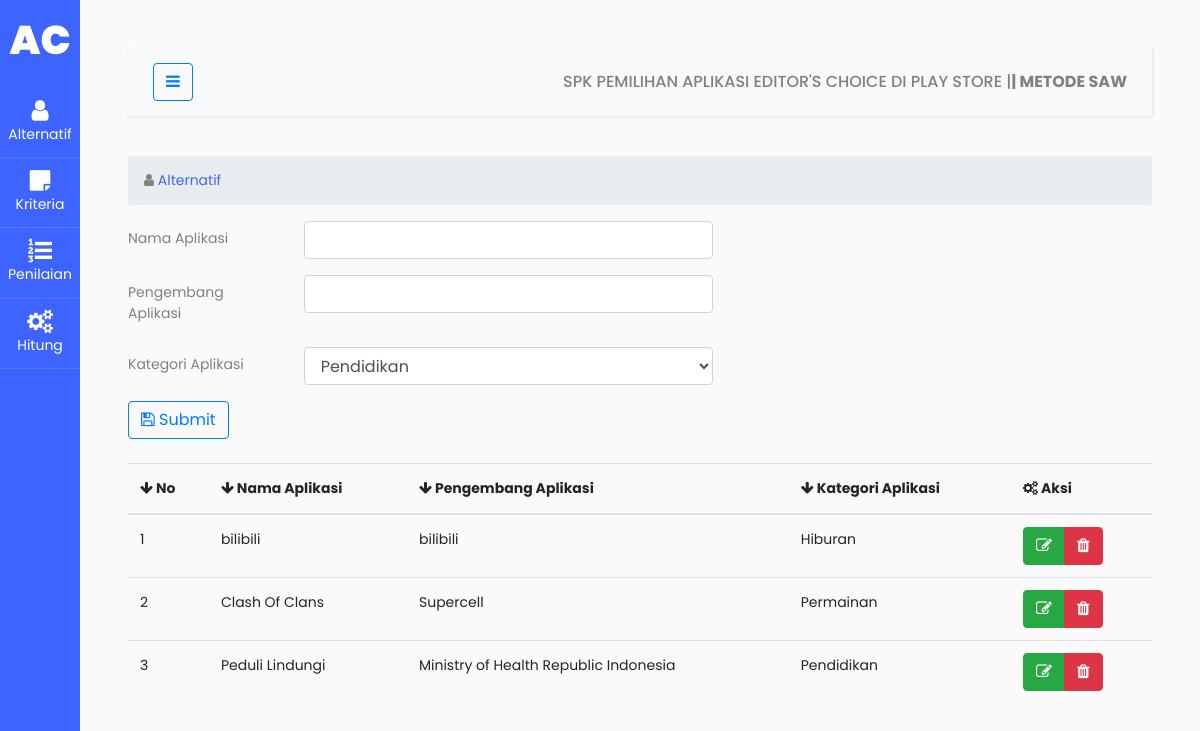
Before: / with the older database file.
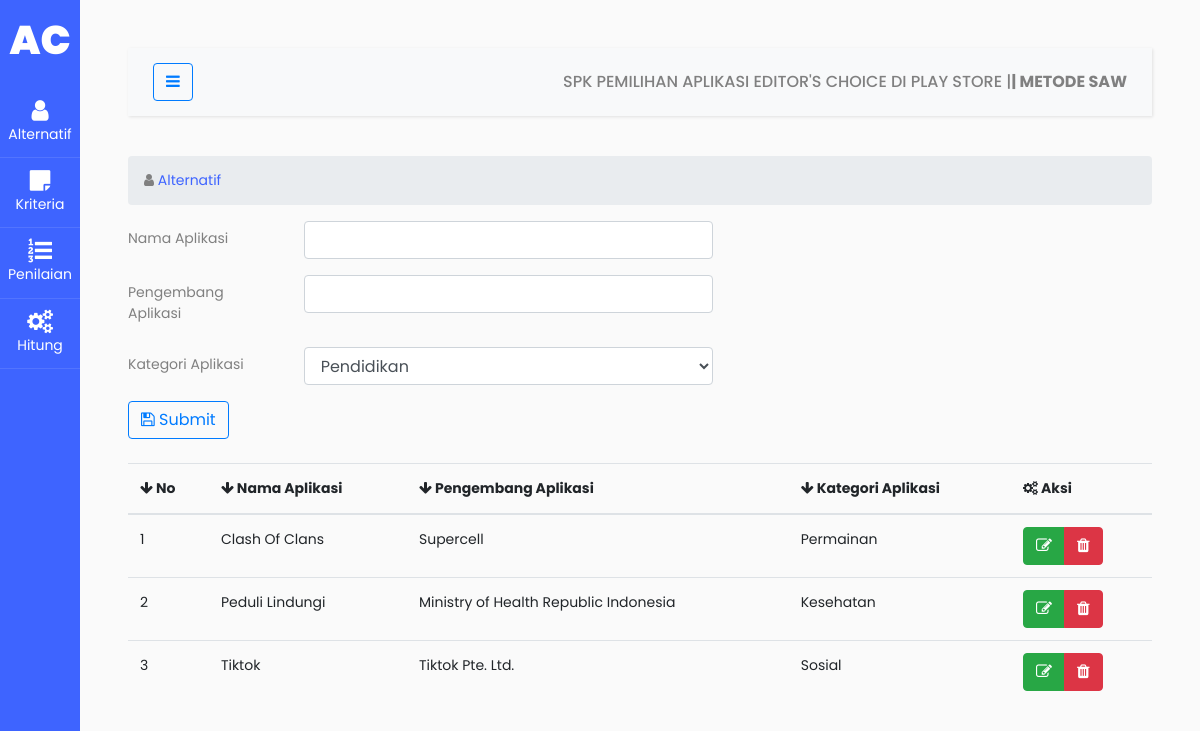
After: the same page with the newer database file.
### tables this page shows
CREATE TABLE `saw_aplikasi` (
  `nama` varchar(100) NOT NULL,
  `pengembang` varchar(100) NOT NULL,
  `kategori` varchar(100) NOT NULL
);

### index.php (the view, shortened to what this page needs)
<!doctype html>
<html lang="en">
<?php
include 'components/head.php';
?>
<body>
  <div class="wrapper d-flex align-items-stretch">
    <?php
    include 'components/sidebar.php';
    ?>
    <div id="content" class="p-4 p-md-5">
      <?php
      include 'components/navbar.php';
      ?>
      <section id="main-content">
        <section class="wrapper">
          <div class="row">
            <div class="col-lg-12">
              <ol class="breadcrumb">
                <li><i class="fa fa-user"></i><a href="index.php"> Alternatif</a></li>
              </ol>
            </div>
          </div>
          <?php
          include 'koneksi.php';
          ?>
          <form method="POST" action="">
            <div class="form-group row">
              <label class="col-sm-2 col-form-label">Nama Aplikasi</label>
              <div class="col-sm-5">
                <input type="text" class="form-control" name="nama">
              </div>
            </div>
            <div class="form-group row">
              <label class="col-sm-2 col-form-label">Pengembang Aplikasi</label>
              <div class="col-sm-5">
                <input type="text" class="form-control" name="pengembang">
              </div>
            </div>
            <div class="form-group row">
              <label class="col-sm-2 col-form-label">Kategori Aplikasi</label>
              <div class="col-sm-5">
                <select class="form-control" name="kategori">
                  <option>Pendidikan</option>
                </select>
              </div>
            </div>
            <div class="mb-4">
              <button type="submit" name="submit" class="btn btn-outline-primary"><i class="fa fa-save"></i> Submit</button>
            </div>
          </form>
          <table class="table">
            <thead>
              <tr>
                <th><i class="fa fa-arrow-down"></i> No</th>
                <th><i class="fa fa-arrow-down"></i> Nama Aplikasi</th>
                <th><i class="fa fa-arrow-down"></i> Pengembang Aplikasi</th>
                <th><i class="fa fa-arrow-down"></i> Kategori Aplikasi</th>
                <th><i class="fa fa-cogs"></i> Aksi</th>
              </tr>
            </thead>
            <tbody>
              <?php
              $b = 0;
              $sql = "SELECT*FROM saw_aplikasi ORDER BY nama ASC";
              $hasil = $conn->query($sql);
              $rows = $hasil->num_rows;
              if ($rows > 0) {
                while ($row = $hasil->fetch_row()) {
              ?>
                  <tr>
                    <td><?php echo $b = $b + 1; ?></td>
                    <td><?= $row[0] ?></td>
                    <td><?= $row[1] ?></td>
                    <td><?= $row[2] ?></td>
                    <td>
                      <div class="btn-group">
                        <a class="btn btn-success" href="alt_ubah.php?nama=<?= $row[0] ?>"><i class="fa fa-edit"></i></a>
                        <a class="btn btn-danger" href="alt_hapus.php?nama=<?= $row[0] ?>"><i class="fa fa-trash"></i></a>
                      </div>
                    </td>
                  </tr>
              <?php }
              } else {
                echo "<tr>
                    <td>Data Tidak Ada</td>
                <tr>";
              } ?>
            </tbody>
          </table>
        </section>
      </section>
    </div>
  </div>
</body>
</html>

Changed rows visible on the page:
removed saw_aplikasi: nama "bilibili", pengembang "bilibili", kategori "Hiburan"
changed saw_aplikasi "Peduli Lindungi": b "3" → "2"; kategori "Pendidikan" → "Kesehatan"
added saw_aplikasi: b "3", nama "Tiktok", pengembang "Tiktok Pte. Ltd.", kategori "Sosial"
